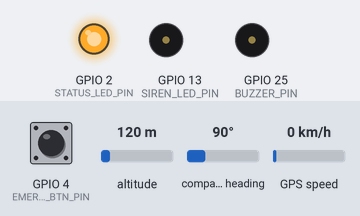
A sketch run on a simulated ESP32. On the bench: output pins drawn as LEDs (lit = HIGH), buzzer (waves = sounding, pin HIGH). Inputs (shaded band) come from the test bench; at power-on: GPIO 4 (EMERGENCY_BTN_PIN) HIGH, altitude 120 m, compass heading 90°, GPS speed 0 km/h. WiFi joins after 1.5 s; servers stay silent unless stated; uploads are accepted with an empty reply; the GPS gets a fix after 3 s at 37.7749, -122.4194 with 8 satellites; no radio packets arrive unless stated; what the sketch prints to the serial monitor is not drawn.

Above: at 4.0 s.
4.1 s: GPIO 4 (EMERGENCY_BTN_PIN) pulled LOW for 0.15 s
At 4.97 s:
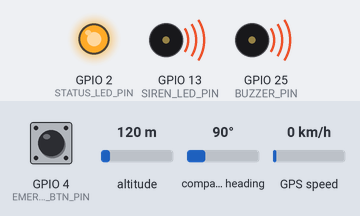
7.6 s: GPIO 4 (EMERGENCY_BTN_PIN) pulled LOW for 1 s
At 7.8 s:
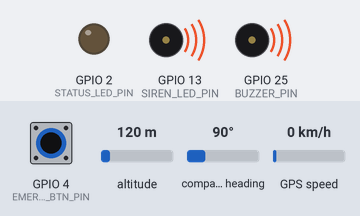
10.1 s: GPIO 4 (EMERGENCY_BTN_PIN) pulled LOW for 3.2 s
At 12.15 s:
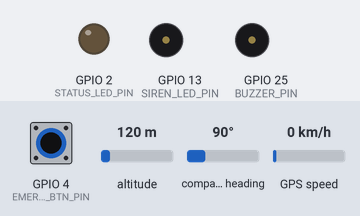
Timing chart, 0 to 20.8 s (numbered marks = the images above; inputs shaded):
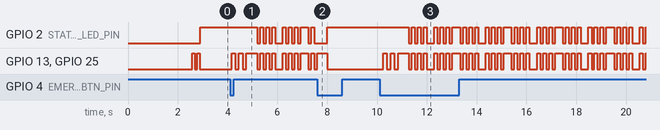

Measured:
- after the input at 4.1 s, GPIO 2 (STATUS_LED_PIN): goes 3 × (LOW 0.12 s, HIGH 0.12 s), LOW 0.31 s, 3 × (HIGH 0.12 s, LOW 0.12 s), HIGH 0.31 s, LOW 0.12 s, HIGH 0.12 s, then LOW, starting after 1.1 s; GPIO 13 (SIREN_LED_PIN): LOW → HIGH after 0.06 s, → LOW 0.15 s later, → HIGH 0.15 s later, → LOW 0.15 s later, … (22 changes in this stretch)
- after the input at 10.1 s, GPIO 2 (STATUS_LED_PIN): HIGH → LOW after 1.2 s, then repeats every 2.1 s: 2 × (HIGH 0.12 s, LOW 0.12 s), HIGH 0.12 s, LOW 0.31 s, 3 × (HIGH 0.12 s, LOW 0.12 s), HIGH 0.31 s, LOW 0.12 s; GPIO 13 (SIREN_LED_PIN): LOW → HIGH after 0.15 s, → LOW 0.15 s later, → HIGH 0.15 s later, → LOW 0.15 s later, … (71 changes in this stretch)

The sketch:

ambulance_unit_esp32.ino
```cpp
/*
 * =========================================================================================
 * SirenLink — Ambulance Unit Firmware (ESP32)
 * =========================================================================================
 *
 * Hardware Description:
 *  - Microcontroller : ESP32 Dev Module (WROOM-32)
 *  - LoRa Module     : SX1278 (433MHz) or SX1276 (868/915MHz) SPI
 *  - GPS Module      : u-blox NEO-6M / NEO-8M (Hardware Serial 2: RX2=GPIO 16, TX2=GPIO 17)
 *  - Emergency Input : Push Button on GPIO 4 (Active LOW with internal pull-up / external pull-down)
 *  - Visual Output   : LED on GPIO 2 (Builtin) & GPIO 13 (High-brightness Red Siren LED)
 *  - Acoustic Output : Active Piezo Buzzer on GPIO 25
 *  - Cloud Uplink    : WiFi + HTTP / WebSocket to SirenLink Backend
 *
 * Functions:
 *  1. Reads live GPS coordinates (Lat, Lng, Speed, Heading) via TinyGPS++.
 *  2. Listens for Emergency Toggle button press with debouncing.
 *  3. Broadcasts direct peer-to-peer LoRa packets to nearby EV / Smart Vehicle units.
 *  4. Streams live telemetry to the SirenLink central FastAPI backend server via WiFi.
 * =========================================================================================
 */

#include <WiFi.h>
#include <HTTPClient.h>
#include <ArduinoJson.h>
#include <SPI.h>
#include <LoRa.h>
#include <TinyGPS++.h>
#include <HardwareSerial.h>

// =========================================================================================
// 1. PIN DEFINITIONS & CONSTANTS
// =========================================================================================

// --- LoRa SX1278 SPI Pins ---
#define LORA_SCK     18
#define LORA_MISO    19
#define LORA_MOSI    23
#define LORA_SS      5     // NSS / CS
#define LORA_RST     14    // RESET
#define LORA_DIO0    26    // IRQ (Interrupt) — moved from GPIO2 to avoid LED conflict
#define LORA_BAND    433E6 // 433E6 for Asia/Europe, 868E6 or 915E6 for US

// --- GPS Module (NEO-6M) Serial2 Pins ---
#define GPS_RX_PIN   16    // ESP32 RX2 connects to GPS TX
#define GPS_TX_PIN   17    // ESP32 TX2 connects to GPS RX
#define GPS_BAUDRATE 9600

// --- User Interface Pins ---
#define EMERGENCY_BTN_PIN  4   // Tactile push button (Active LOW with internal PULLUP)
#define SIREN_LED_PIN      13  // External bright Red Emergency LED
#define BUZZER_PIN         25  // Active Piezo Buzzer
#define STATUS_LED_PIN     2   // Built-in ESP32 LED

// --- Identification & Config ---
const char* AMBULANCE_ID = "AMB-A01";
const char* WIFI_SSID     = "Ray";     // Change to your Wi-Fi SSID
const char* WIFI_PASSWORD = "987654321"; // Change to your Wi-Fi Password
const char* SERVER_URL    = "https://sirenlink.onrender.com/api/esp32/update"; // SirenLink backend API

// =========================================================================================
// 2. GLOBAL OBJECTS & VARIABLES
// =========================================================================================
TinyGPSPlus gps;
HardwareSerial gpsSerial(2); // Hardware UART 2

bool emergencyActive = false;
bool lastButtonState = HIGH;  // Global — will be set to actual pin state in setup()
unsigned long lastButtonPress = 0;
unsigned long lastLoRaBroadcast = 0;
unsigned long lastCloudSync = 0;
unsigned long lastBuzzerToggle = 0;
bool buzzerState = false;

// Fallback / Simulated coordinates if GPS has no indoor fix
double currentLat = 19.0760;
double currentLng = 72.8777;
float  currentSpeed = 45.0; // km/h
float  currentHeading = 90.0;

// =========================================================================================
// 3. SETUP
// =========================================================================================
void setup() {
  Serial.begin(115200);
  delay(1000);
  Serial.println("\n=============================================");
  Serial.println("🚑 SirenLink Ambulance Unit Initializing...");
  Serial.println("=============================================");

  // Configure GPIOs
  pinMode(EMERGENCY_BTN_PIN, INPUT_PULLUP);
  pinMode(SIREN_LED_PIN, OUTPUT);
  pinMode(BUZZER_PIN, OUTPUT);
  pinMode(STATUS_LED_PIN, OUTPUT);

  digitalWrite(SIREN_LED_PIN, LOW);
  digitalWrite(BUZZER_PIN, LOW);
  digitalWrite(STATUS_LED_PIN, LOW);

  // Read ACTUAL button pin state at boot — prevents fake falling edge detection
  delay(50); // Short settle delay for pin to stabilize
  lastButtonState = digitalRead(EMERGENCY_BTN_PIN);
  Serial.printf("🔘 Button pin at boot: %s\n", lastButtonState == HIGH ? "HIGH (not pressed)" : "LOW (check wiring!)");

  // Initialize GPS Serial
  gpsSerial.begin(GPS_BAUDRATE, SERIAL_8N1, GPS_RX_PIN, GPS_TX_PIN);
  Serial.println("📡 GPS UART2 initialized on Pins RX=16, TX=17");

  // Initialize LoRa Module (SPI)
  SPI.begin(LORA_SCK, LORA_MISO, LORA_MOSI, LORA_SS);
  LoRa.setPins(LORA_SS, LORA_RST, LORA_DIO0);

  if (!LoRa.begin(LORA_BAND)) {
    Serial.println("❌ ERROR: Starting LoRa module failed! Check wiring.");
  } else {
    LoRa.setTxPower(20);          // Max power (20dBm) for extended range
    LoRa.setSpreadingFactor(7);   // SF7 for low latency & ~1-2km range in urban setting
    LoRa.setSignalBandwidth(125E3);
    LoRa.setCodingRate4(5);
    Serial.println("📻 LoRa SX1278 initialized @ 433MHz!");
  }

  // Connect to Wi-Fi for Cloud telemetry (if available)
  connectWiFi();

  // Beep twice to confirm readiness
  beepTone(2, 100);
  Serial.println("✅ Ambulance Unit Ready. Press Emergency Button to start.");
}

// =========================================================================================
// 4. MAIN LOOP
// =========================================================================================
void loop() {
  // 1. Read incoming GPS data continuously
  while (gpsSerial.available() > 0) {
    gps.encode(gpsSerial.read());
  }

  // Update location values if GPS has valid fix
  if (gps.location.isValid()) {
    currentLat = gps.location.lat();
    currentLng = gps.location.lng();
    currentSpeed = gps.speed.kmph();
    currentHeading = gps.course.deg();
  }

  // 2. Check Emergency Toggle Button (Debounced)
  checkButton();

  // 3. Handle Siren, Strobe LED, and Buzzer
  handleSirenAndAlarm();

  // 4. LoRa Direct Broadcast (Every 250ms when Emergency Active, or every 2s for Heartbeat)
  unsigned long loraInterval = emergencyActive ? 250 : 2000;
  if (millis() - lastLoRaBroadcast >= loraInterval) {
    lastLoRaBroadcast = millis();
    broadcastLoRaPacket();
  }

  // 5. Cloud Telemetry Uplink (Every 1000ms over Wi-Fi)
  if (millis() - lastCloudSync >= 1000) {
    lastCloudSync = millis();
    sendCloudTelemetry();
  }
}

// =========================================================================================
// 5. HELPER FUNCTIONS
// =========================================================================================

void checkButton() {
  // Ignore button during first 2 seconds after boot (prevents false trigger on startup)
  if (millis() < 2000) return;

  bool currentState = digitalRead(EMERGENCY_BTN_PIN);

  // Only trigger on FALLING EDGE (HIGH → LOW), not while held down
  if (currentState == LOW && lastButtonState == HIGH) {
    if (millis() - lastButtonPress > 800) { // 800ms debounce window
      lastButtonPress = millis();
      emergencyActive = !emergencyActive;

      Serial.println("\n---------------------------------------------");
      if (emergencyActive) {
        Serial.println("🚨 EMERGENCY MODE ACTIVATED!");
        beepTone(3, 150);
      } else {
        Serial.println("🟢 Emergency Mode Deactivated (STANDBY).");
        digitalWrite(SIREN_LED_PIN, LOW);
        digitalWrite(BUZZER_PIN, LOW);
        beepTone(1, 400);
      }
      Serial.println("---------------------------------------------\n");
    }
  }

  lastButtonState = currentState; // Save state for next loop
}

void handleSirenAndAlarm() {
  if (emergencyActive) {
    // Strobe siren LED and buzzer alternating every 120ms
    if (millis() - lastBuzzerToggle >= 120) {
      lastBuzzerToggle = millis();
      buzzerState = !buzzerState;
      digitalWrite(SIREN_LED_PIN, buzzerState ? HIGH : LOW);
      digitalWrite(STATUS_LED_PIN, buzzerState ? HIGH : LOW);
      digitalWrite(BUZZER_PIN, buzzerState ? HIGH : LOW);
    }
  } else {
    digitalWrite(SIREN_LED_PIN, LOW);
    digitalWrite(BUZZER_PIN, LOW);
    digitalWrite(STATUS_LED_PIN, (WiFi.status() == WL_CONNECTED) ? HIGH : LOW);
  }
}

void broadcastLoRaPacket() {
  // Construct compact JSON / String payload for high-speed transmission
  StaticJsonDocument<128> doc;
  doc["id"]     = AMBULANCE_ID;
  doc["em"]     = emergencyActive ? 1 : 0;
  doc["lat"]    = currentLat;
  doc["lng"]    = currentLng;
  doc["spd"]    = (int)currentSpeed;
  doc["hdg"]    = (int)currentHeading;

  String payload;
  serializeJson(doc, payload);

  // Transmit over LoRa RF
  LoRa.beginPacket();
  LoRa.print(payload);
  LoRa.endPacket();

  if (emergencyActive) {
    Serial.print("📡 [LoRa TX] -> ");
    Serial.println(payload);
  }
}

void sendCloudTelemetry() {
  if (WiFi.status() != WL_CONNECTED) return;

  HTTPClient http;
  http.begin(SERVER_URL);
  http.addHeader("Content-Type", "application/json");

  StaticJsonDocument<256> doc;
  doc["device_id"]      = AMBULANCE_ID;
  doc["latitude"]       = currentLat;
  doc["longitude"]      = currentLng;
  doc["speed"]          = currentSpeed;
  doc["heading"]        = currentHeading;
  doc["buzzer_status"]  = emergencyActive;

  String reqBody;
  serializeJson(doc, reqBody);

  int httpResponseCode = http.POST(reqBody);
  if (httpResponseCode > 0) {
    // Telemetry successfully pushed to SirenLink backend
  } else {
    Serial.printf("⚠️ Cloud Sync Failed, error: %s\n", http.errorToString(httpResponseCode).c_str());
  }
  http.end();
}

void connectWiFi() {
  if (String(WIFI_SSID) == "YOUR_WIFI_SSID") {
    Serial.println("ℹ️ WiFi Credentials not configured. Running in Standalone LoRa Mode.");
    return;
  }
  Serial.printf("Connecting to Wi-Fi: %s", WIFI_SSID);
  WiFi.begin(WIFI_SSID, WIFI_PASSWORD);
  int attempts = 0;
  while (WiFi.status() != WL_CONNECTED && attempts < 15) {
    delay(500);
    Serial.print(".");
    attempts++;
  }
  if (WiFi.status() == WL_CONNECTED) {
    Serial.println("\n🌐 Wi-Fi Connected! IP: " + WiFi.localIP().toString());
  } else {
    Serial.println("\n⚠️ Wi-Fi timeout. Continuing in LoRa-only mode.");
  }
}

void beepTone(int count, int delayMs) {
  for (int i = 0; i < count; i++) {
    digitalWrite(BUZZER_PIN, HIGH);
    digitalWrite(SIREN_LED_PIN, HIGH);
    delay(delayMs);
    digitalWrite(BUZZER_PIN, LOW);
    digitalWrite(SIREN_LED_PIN, LOW);
    if (i < count - 1) delay(delayMs);
  }
}
```
